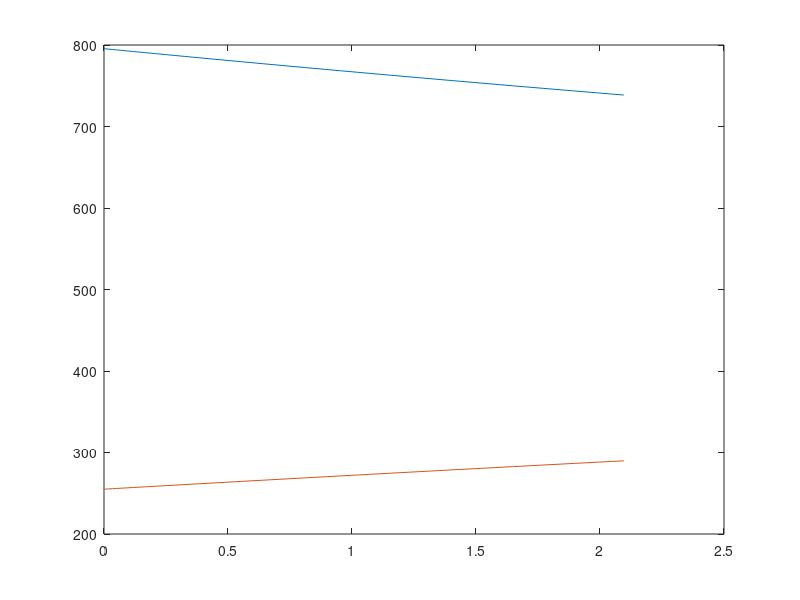

The MATLAB script that drew this image:
function ch2ex4
% Define the physical constants:
global kappa beta a Cp K ga sinth Phi Ph Af G0
kappa = 0.171446272015689e-8;
beta  = 0.213024626664637e-2;
a     = 0.108595374561510e+4;
Cp    = 0.496941623289027e+4;
K     = 10;
ga    = 9.80665;
sinth = 1;
Phi   = 1.1e+5;
Ph    = 797.318;
Af    = 3.82760;
G0    = 270.9;
options = odeset('Mass',@mass,'MassSingular','no','Events',@events);
[z,y,ze,ye,ie] = ode45(@odes,[0 5],[795.5; 255.0],options);
if ~isempty(ie)
     fprintf('Upper boundary at z = %g.\n',ze(end));
end
plot(z,y);
%===================================================================
function dydz = odes(z,y)
global kappa beta a Cp K ga sinth Phi Ph Af G0
rho = y(1);
T = y(2);
dydz = [ (-K*G0*abs(G0/rho) - rho*ga*sinth)
         (a^2 *Phi*Ph*kappa)/(Cp*Af)       ];
 
function A = mass(z,y)
global kappa beta a Cp K ga sinth Phi Ph Af G0
rho = y(1);
T = y(2);
A = zeros(2);
A(1,1) = 1/(rho*kappa) - (G0/rho)^2;
A(1,2) = beta/kappa;
A(2,1) = -(a^2 *beta*(T + 273.15)*G0)/(Cp*rho^2);
A(2,2) = G0/rho;

function [value,isterminal,direction] = events(z,y)
isterminal = 1;
direction  = 0;
rho   = y(1);
T     = y(2);
rhosat  = -3.3*(T - 290.0) + 738.0;
value = rho - rhosat;
